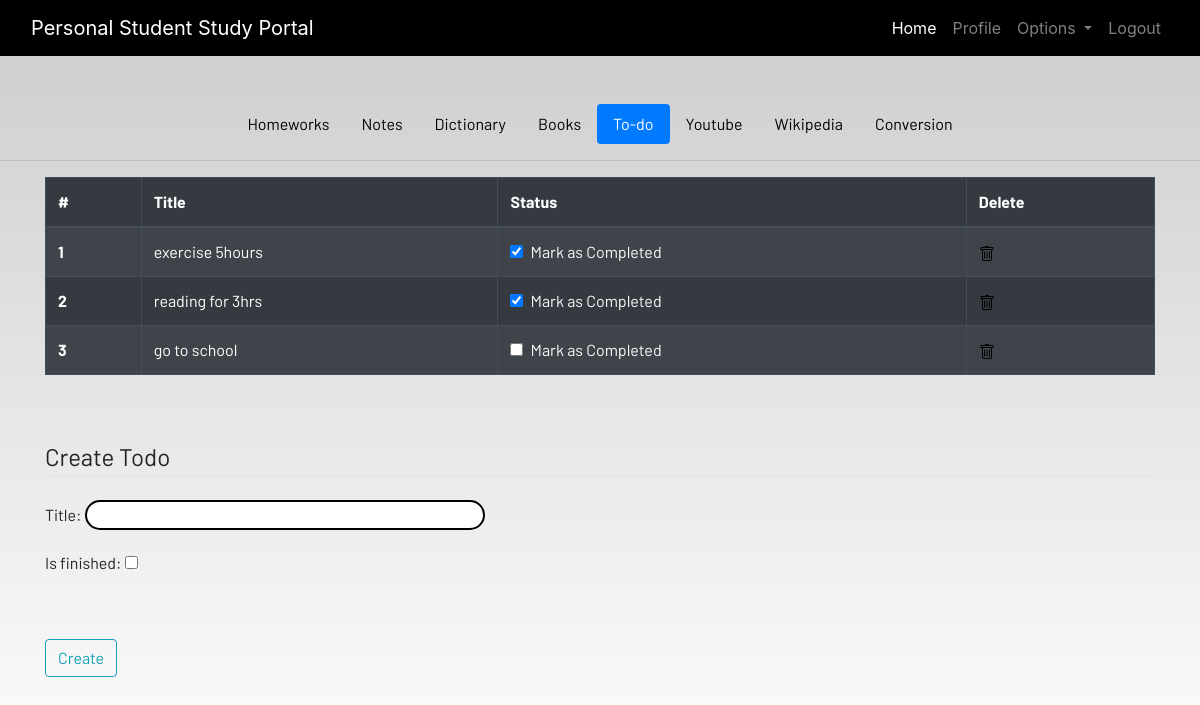
The app's page /todo (signed in) with its own data.
### portal/models.py (models this page shows, shortened)
class Todo(models.Model):
    user = models.ForeignKey(User,on_delete=models.CASCADE)
    title =models.CharField(max_length=100)
    is_finished =models.BooleanField(default=False)

### portal/views.py (the view)
# urls.py: path('todo',views.todo,name='todo'),
@login_required
def todo(request):
    if request.method == 'POST':
        form = TodoForm(request.POST)
        if form.is_valid():
            try:
                finished = request.POST["is_finished"]
                if finished == 'on':
                    finished = True
                else:
                    finished = False
            except:
               finished = False
            todos = Todo(
                user = request.user,
                title = request.POST['title'],
                is_finished = finished
            )
            todos.save()
            messages.success(request,f"Todo Added from {request.user.username}!!")
    else:
        form = TodoForm()
    todo = Todo.objects.filter(user=request.user)
    if len(todo) == 0:
        todo_done = True
    else:
        todo_done = False
    context = {
        'form':form,
        'todos':todo,
        'todo_done':todo_done
    }
    return render(request,'todo.html',context)

### portal/forms.py
class TodoForm(forms.ModelForm):
    class Meta:
        model = Todo
        fields =['title','is_finished']

### portal/templates/todo.html (shortened to what this page needs)
{% extends 'base.html' %}
{% load static %}
{% load crispy_forms_tags %}
{% block content %}
<ul class="nav nav-pills justify-content-center">
    <li class="nav-item">
        <a href="{% url 'homework' %}" class="nav-link">Homeworks</a>
    </li>
    <li class="nav-item">
        <a href="{% url 'notes' %}" class="nav-link">Notes</a>
    </li>
    <li class="nav-item">
        <a href="{% url 'dictionary' %}" class="nav-link">Dictionary</a>
    </li>
    <li class="nav-item">
        <a href="{% url 'books' %}" class="nav-link">Books</a>
    </li>
    <li class="nav-item">
        <a href="{% url 'todo' %}" class="nav-link active">To-do</a>
    </li>
    <li class="nav-item">
        <a href="{% url 'youtube' %}" class="nav-link">Youtube</a>
    </li>
    <li class="nav-item">
        <a href="{% url 'wikipedia' %}" class="nav-link">Wikipedia</a>
    </li>
    <li class="nav-item">
        <a href="{% url 'conversion' %}" class="nav-link">Conversion</a>
    </li>
</ul>
<hr>
<div class="container">
    {% if not todos_done %}
    <table class="table table-striped table-bordered table-hover table-dark">
        <thead>
            <tr>
                <th scope="col">#</th>
                <th scope="col">Title</th>
                <th scope="col">Status</th>
                <th scope="col">Delete</th>
            </tr>
        </thead>
        <tbody>
            {% for todo in todos %}
            <tr>
                <th scope="row">{{forloop.counter}}</th>
                <td>{{todo.title}}</td>
                <td>
                    <a href="{% url 'update_todo' todo.id %}">
                        <div class="form-check">
                            {% if todo.is_finished == True %}
                            <input class="form-check-input" type="checkbox" value="" checked>
                            {% else %}
                            <input class="form-check-input" type="checkbox" value="" >
                            {% endif %}
                            <label class="form-check-label text-light" for="flexCheckDefault">
                                Mark as Completed
                            </label>
                        </div>
                    </a>
                </td>
                <td><a href="{% url 'delete_todo' todo.id %}">
                    <img src="{% static 'images/trash.svg' %}" alt=""></a>
                </td>
            </tr>
            {% endfor %}
        </tbody>
    </table>
    {% else %}
    <h4>All tasks have been done!! create to add more</h4>
    {% endif %}
</div><br><br>
<div class="container">
    <form method="POST">
        <fieldset class="form-group">
            <legend class="border-bottom mb-4">Create Todo</legend>
            {{form.as_p}}<br>
        </fieldset>
        <div class="form-group">
            <button href="" class="btn btn-outline-info" type="submit">
                Create
            </button>
        </div>
    </form>
</div>
{% endblock content %}

### portal/static/css/main.css (style rules this page uses)
html { scroll-behavior: smooth; height: 100%; width: 100%; }
a { text-decoration: none !important; color: black; }
html, body { max-width: 100%; overflow-x: hidden; height: 100%; width: 100%; background-repeat: repeat-y; }
body { background: linear-gradient(rgba(0, 0, 0, 0.2), rgba(255, 255, 255, 0.5)); overflow-x: hidden; background-repeat: no-repeat; }
#id_title { border: 2px solid black; border-radius: 20px; width: 400px; }

### records on screen
Todo: title "exercise 5hours"
Todo: title "reading for 3hrs"
Todo: title "go to school"
